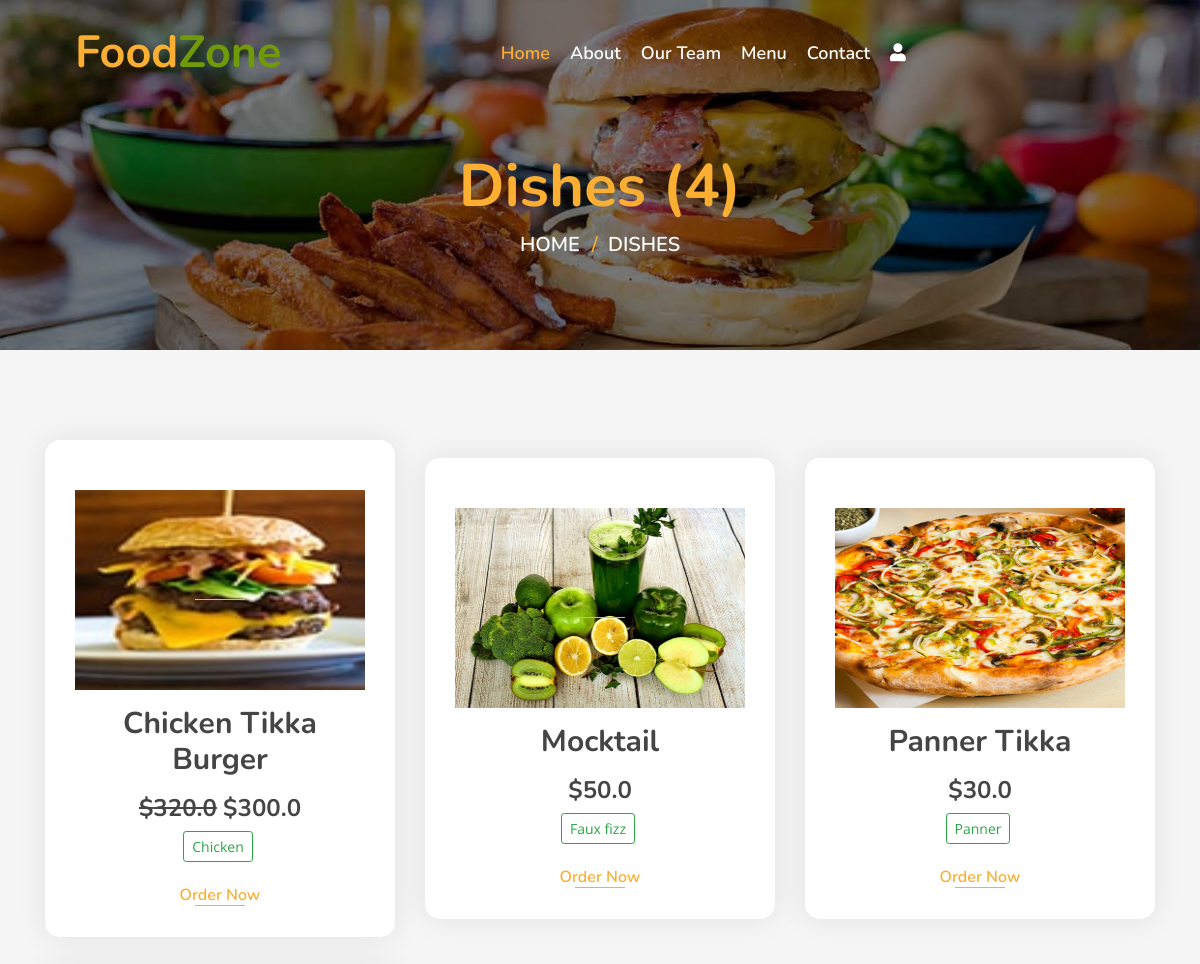
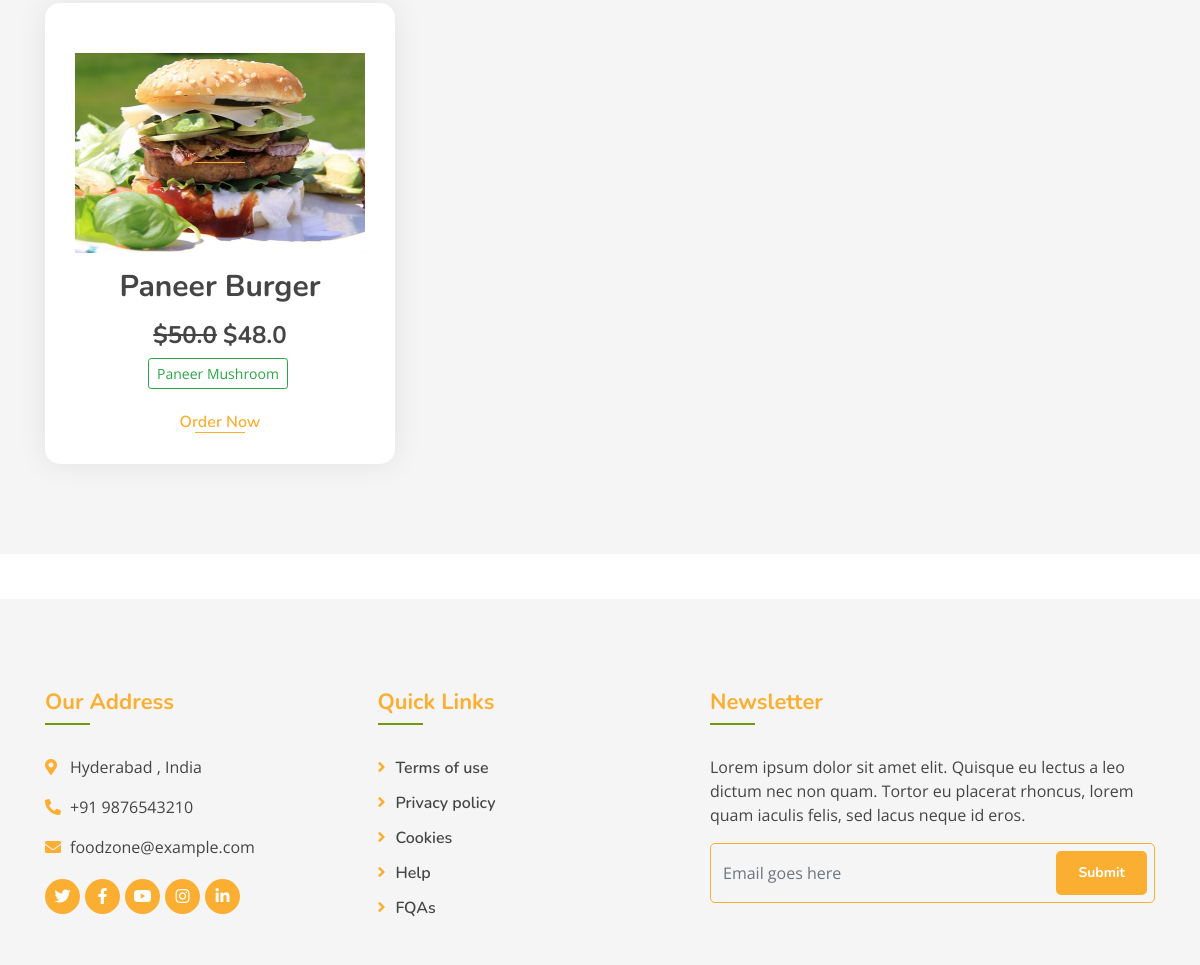
Screenshot of /dishes/ with the database file from the repository (2 pictures, top to bottom).
### foodwebsiteapp/models.py (models this page shows, shortened)
class Dish(models.Model):
    name = models.CharField(max_length=200, unique=True)
    image = models.ImageField(upload_to='dishes/%Y/%m/%d')
    ingredients = models.TextField()
    details = models.TextField(blank=True)
    category = models.ForeignKey(Category, on_delete=models.CASCADE)
    price = models.FloatField()
    discounted_price = models.FloatField(blank=True)
    is_available = models.BooleanField(default=True)
    added_on = models.DateTimeField(auto_now_add=True)
    updated_on = models.DateTimeField(auto_now=True)
    class Meta:
        verbose_name_plural ="Dish Table"

### foodwebsiteapp/views.py (the view)
# urls.py: path('dishes/',views.all_dishes,name="all_dishes"),
def all_dishes(request):
    context={}
    dishes = Dish.objects.all()
    if "q" in request.GET:
        id = request.GET.get("q")
        dishes = Dish.objects.filter(category__id=id)
        context['dish_category'] = Category.objects.get(id=id).name
    context['dishes'] = dishes
    return render(request,'all_dishes.html', context)

### foodwebsiteapp/templates/all_dishes.html (shortened to what this page needs)
{% extends "base.html" %}
{% block content %}
<div class="page-header mb-0">
    <div class="container">
        <div class="row">
            <div class="col-12">
                <h2>{% if dish_category %} {{dish_category}} {% else %}Dishes {% endif %}({{dishes|length}})</h2>
            </div>
            <div class="col-12">
                <a href="/">Home</a>
                <a href="/dishes">Dishes</a>
            </div>
        </div>
    </div>
</div>
<div class="food mt-0">
    <div class="container">
        <div class="row align-items-center">
        {% for i in dishes %}
            <div class="col-md-4">
                {% if i.is_available %}
                <div class="food-item">
                {% else %}
                <div class="food-item" style="background-color: lightgray;">
                {% endif %}
                    <a href="/media/{{i.image}}" target="_blank"><img src="/media/{{i.image}}" style="height: 200px;width: 100%;"></a>
                    <h2 class="my-3">{{i.name}}</h2>
                    <h4 class="menu-text" style="font-weight: normal;">
                        {% if i.price != i.discounted_price %}
                            <strong><del>&dollar;{{i.price}}</del></strong>
                        {% endif %}
                            <strong>&dollar;{{i.discounted_price}}</strong>
                    </h4>
                    <p>
                    </p>
                    {% if i.is_available %}
                    <a href="{% url 'dish' id=i.id %}">Order Now</a>
                    {% else %}
                        <p class="text-danger">Not Available for delivery!</p>
                    {% endif %}
                </div>
            </div>
        {% endfor %}
        </div>
    </div>
</div>
{% endblock %}

### foodwebsiteapp/templates/base.html (shortened to what this page needs)
<!DOCTYPE html>
{% load static %}
<html lang="en">
    <head>
        <link href="https://stackpath.bootstrapcdn.com/bootstrap/4.4.1/css/bootstrap.min.css" rel="stylesheet">
        <link href="https://cdnjs.cloudflare.com/ajax/libs/font-awesome/5.10.0/css/all.min.css" rel="stylesheet">
        <link href="/static/lib/animate/animate.min.css" rel="stylesheet">
        <link href="/static/lib/owlcarousel/assets/owl.carousel.min.css" rel="stylesheet">
        <link href="/static/lib/flaticon/font/flaticon.css" rel="stylesheet">
        <link href="/static/lib/tempusdominus/css/tempusdominus-bootstrap-4.min.css" rel="stylesheet" />
        <link href="/static/css/style.css" rel="stylesheet">
    </head>
    <body>
        <div class="navbar navbar-expand-lg bg-light navbar-light">
            <div class="container-fluid">
                <a href="{% url 'index' %}" class="navbar-brand">Food<span>Zone</span></a>
                <div class="collapse navbar-collapse justify-content-between" id="navbarCollapse">
                    <div class="navbar-nav mx-auto">
                        <a href="{% url 'index' %}" class="nav-item nav-link active">Home</a>
                        <a href="{% url 'about' %}" class="nav-item nav-link">About</a>
                        <a href="{% url 'team' %}" class="nav-item nav-link">Our Team</a>
                        <a href="{% url 'all_dishes' %}" class="nav-item nav-link">Menu</a>
                        <a href="{% url 'contact' %}" class="nav-item nav-link">Contact</a>
                        {% if user.is_authenticated %}
                        <div class="nav-item dropdown">
                            <a href="#" class="nav-link dropdown-toggle" data-toggle="dropdown"><i class="fas fa-user"></i></a>
                            <div class="dropdown-menu">
                            {% if user.is_superuser or user.is_staff %}
                                <a href="{% url 'admin:index' %}" class="dropdown-item">Dashboard</a>
                            {% else %}
                                <a href="{% url 'dashboard' %}" class="dropdown-item">Dashboard</a>
                            {% endif %}
                                <a href="{% url 'logout' %}" class="dropdown-item">Logout</a>
                            </div>
                        </div>
                        {% else %}
                        <a href="{% url 'register' %}" class="nav-link" ><i class="fas fa-user"></i></a>
                        {% endif %}
                    </div>
                </div>
            </div>
        </div>
        {% block content %}
        {% endblock %}
        <div class="footer">
            <div class="container">
                <div class="row">
                    <div class="col-lg-7">
                        <div class="row">
                            <div class="col-md-6">
                                <div class="footer-contact">
                                    <h2>Our Address</h2>
                                    <p><i class="fa fa-map-marker-alt"></i>Hyderabad , India</p>
                                    <p><i class="fa fa-phone-alt"></i>+91 9876543210</p>
                                    <p><i class="fa fa-envelope"></i>foodzone@example.com</p>
                                    <div class="footer-social">
                                        <a href=""><i class="fab fa-twitter"></i></a>
                                        <a href="https://www.facebook.com/SachTechSol/" target="_blank"><i class="fab fa-facebook-f"></i></a>
                                        <a href=""><i class="fab fa-youtube"></i></a>
                                        <a href=""><i class="fab fa-instagram"></i></a>
                                        <a href=""><i class="fab fa-linkedin-in"></i></a>
                                    </div>
                                </div>
                            </div>
                            <div class="col-md-6">
                                <div class="footer-link">
                                    <h2>Quick Links</h2>
                                    <a href="">Terms of use</a>
                                    <a href="">Privacy policy</a>
                                    <a href="">Cookies</a>
                                    <a href="">Help</a>
                                    <a href="">FQAs</a>
                                </div>
                            </div>
                        </div>
                    </div>
                    <div class="col-lg-5">
                        <div class="footer-newsletter">
                            <h2>Newsletter</h2>
                            <p>
                                Lorem ipsum dolor sit amet elit. Quisque eu lectus a leo dictum nec non quam. Tortor eu placerat rhoncus, lorem quam iaculis felis, sed lacus neque id eros.
                            </p>
                            <div class="form">
                                <input class="form-control" placeholder="Email goes here">
                                <button class="btn custom-btn">Submit</button>
                            </div>
                        </div>
                    </div>
                </div>
            </div>
    </body>
</html>

### foodwebsiteapp/static/css/style.css (style rules this page uses)
body { color: #757575; background: #ffffff; font-family: 'open sans', sans-serif; }
h1, h2, h3, h4, h5, h6 { color: #454545; font-family: 'Nunito', sans-serif; }
a { font-family: 'Nunito', sans-serif; font-weight: 600; color: #fbaf32; transition: .3s; }
.btn.custom-btn { padding: 12px 25px; font-family: 'Nunito', sans-serif; font-size: 16px; font-weight: 600; color: #ffffff; background: #fbaf32; border: 2px solid #fbaf32; border-radius: 5px; transition: .5s; }
.container-fluid { max-width: 1366px; }
.navbar { position: relative; transition: .5s; z-index: 999; }
.navbar .navbar-brand { margin: 0; color: #fbaf32; font-size: 45px; line-height: 0px; font-weight: 700; font-family: 'Nunito', sans-serif; transition: .5s; }
.navbar .navbar-brand span { color: #719a0a; }
@media (min-width: 992px) { .navbar { position: absolute; width: 100%; padding: 30px 60px; background: transparent !important; z-index: 9; } }
@media (min-width: 992px) { .navbar .navbar-brand { color: #fbaf32; } }
@media (min-width: 992px) { .navbar-light .navbar-nav .nav-link, .navbar-light .navbar-nav .nav-link:focus { padding: 10px 10px 8px 10px; font-family: 'Nunito', sans-serif; color: #ffffff; font-size: 18px; font-weight: 600; } }
@media (min-width: 992px) { .navbar-light .navbar-nav .nav-link:hover, .navbar-light .navbar-nav .nav-link.active { color: #fbaf32; } }
.page-header { position: relative; margin-bottom: 45px; padding: 150px 0 90px 0; text-align: center; background: linear-gradient(rgba(0, 0, 0, .5), rgba(0, 0, 0, .5)), url(../img/page-header.jpg); background-position: center; background-repeat: no-repeat; background-size: cover; }
.page-header h2 { position: relative; color: #fbaf32; font-size: 60px; font-weight: 700; }
.page-header a { position: relative; padding: 0 12px; font-size: 20px; text-transform: uppercase; color: #ffffff; }
.page-header a::after { position: absolute; content: "/"; width: 8px; height: 8px; top: -1px; right: -7px; text-align: center; color: #fbaf32; }
.page-header a:last-child::after { display: none; }
.food { position: relative; width: 100%; padding: 90px 0 60px 0; margin: 45px 0; background: rgba(0, 0, 0, .04); }
.food .food-item { position: relative; width: 100%; margin-bottom: 30px; padding: 50px 30px 30px; text-align: center; background: #ffffff; border-radius: 15px; box-shadow: 0 0 30px rgba(0, 0, 0, .08); transition: .3s; }
.food .food-item h2 { font-size: 30px; font-weight: 700; }
.food .food-item a { position: relative; font-size: 16px; }
.food .food-item a::after { position: absolute; content: ""; width: 50px; height: 1px; bottom: 0; left: calc(50% - 25px); background: #fbaf32; transition: .3s; }
.footer { position: relative; margin-top: 45px; padding-top: 90px; background: rgba(0, 0, 0, .04); }
.footer .footer-contact, .footer .footer-link, .footer .footer-newsletter { position: relative; margin-bottom: 45px; color: #454545; }
.footer .footer-contact h2, .footer .footer-link h2, .footer .footer-newsletter h2 { position: relative; margin-bottom: 30px; padding-bottom: 10px; font-size: 22px; font-weight: 700; color: #fbaf32; }
.footer .footer-contact h2::after, .footer .footer-link h2::after, .footer .footer-newsletter h2::after { position: absolute; content: ""; width: 45px; height: 2px; bottom: 0; left: 0; background: #719a0a; }
.footer .footer-link a { display: block; margin-bottom: 10px; color: #454545; transition: .3s; }
.footer .footer-link a::before { position: relative; content: "\f105"; font-family: "Font Awesome 5 Free"; font-weight: 900; margin-right: 10px; color: #fbaf32; }
.footer .footer-contact p i { width: 25px; color: #fbaf32; }
.footer .footer-social { position: relative; margin-top: 20px; display: flex; }
.footer .footer-social a { display: inline-block; margin-right: 5px; width: 35px; height: 35px; display: flex; align-items: center; justify-content: center; background: #fbaf32; border-radius: 35px; font-size: 16px; color: #ffffff; }
.footer .footer-social a:last-child { margin: 0; }
.footer .footer-newsletter .form { position: relative; width: 100%; }
.footer .footer-newsletter input { height: 60px; background: transparent; border: 1px solid #fbaf32; border-radius: 5px; }
.footer .footer-newsletter .btn { position: absolute; top: 8px; right: 8px; height: 44px; padding: 8px 20px; font-size: 14px; font-weight: 700; }

### rows the page displays
Dish: image (picture), name "Chicken Tikka Burger", price "320.0", discounted_price "300.0", is_available "Order Now"
Dish: image (picture), name "Mocktail", discounted_price "50.0", is_available "Order Now"
Dish: image (picture), name "Panner Tikka", discounted_price "30.0", is_available "Order Now"
Dish: image (picture), name "Paneer Burger", price "50.0", discounted_price "48.0", is_available "Order Now"

### other values shown
{{ dishes|length }} "4"
